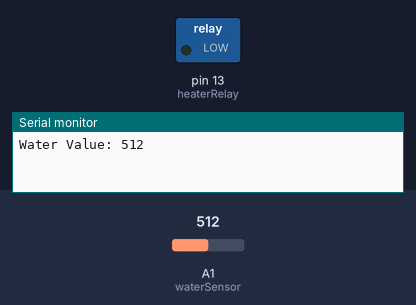
A sketch run on a simulated Arduino Uno, built with avr-gcc and run on an emulated ATmega328P. Shown: switched loads named in the sketch (green lamp = pin HIGH), the last lines printed to the serial monitor. The test bench sets the inputs (shaded band); at power-on: A1 (waterSensor) = 512.

Above: at 0.1 s.
At 0.6 s:
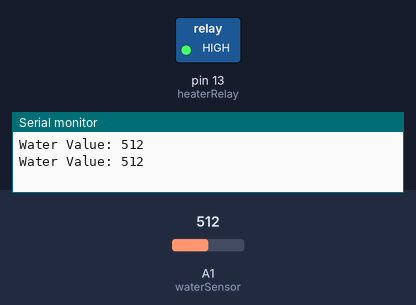
Timing chart, 0 to 2.1 s (numbered marks = the images above):
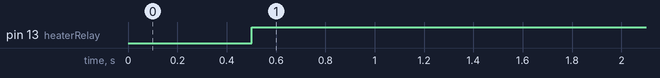

Measured:
- by itself, pin 13 (heaterRelay): LOW → HIGH at 0.50 s

The sketch:

coffee_system.ino
```cpp
  #include <Servo.h>
#include <DallasTemperature.h>
#include <OneWire.h>

//water sensor level
const int waterSensor = 1;
int liquid_level;

//relay control for temperature
const int heaterRelay = 13;

//water temperature sensor

void setup() {
  Serial.begin(9600);
  pinMode(waterSensor,INPUT); //input of watersensor
  pinMode(heaterRelay,OUTPUT);
  digitalWrite(heaterRelay,LOW);
}


void loop() {
  liquid_level = analogRead(waterSensor);

  Serial.print("Water Value: ");
  Serial.println(liquid_level);

  delay(500);

  if(liquid_level > 200) { //if presence of water, turn on DC motor and Servo motor to 180
    digitalWrite(heaterRelay,HIGH);
  }
  else {
    digitalWrite(heaterRelay,0);
  }

}
```
